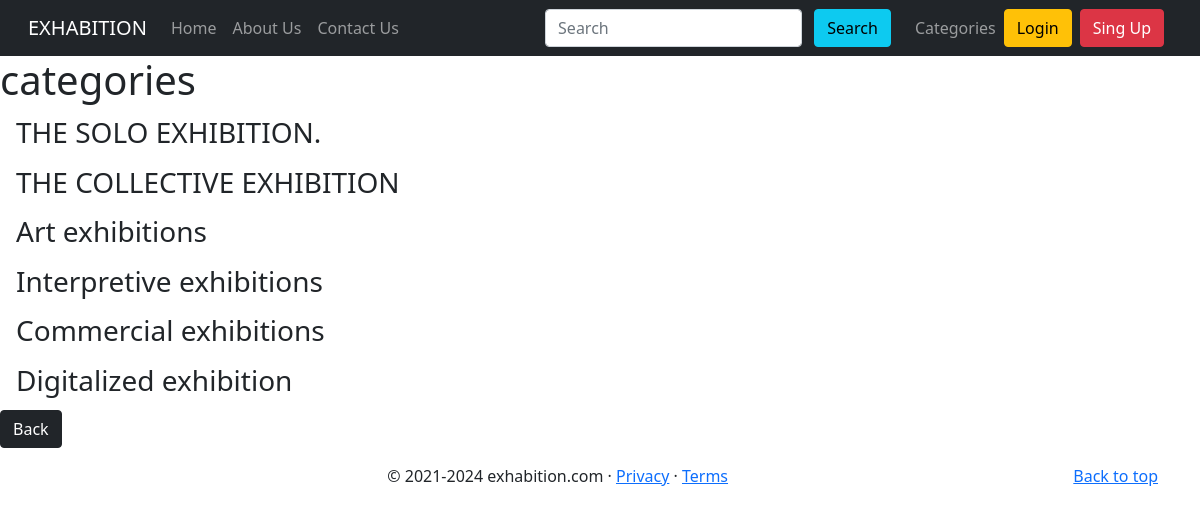
The app's page /categoroy_list with its own data.
### home/models.py (models this page shows, shortened)
class Category(models.Model):
    name=models.CharField(max_length=255)
    def __str__(self):
        return self.name

### home/productViews.py (the view)
# urls.py: path('categoroy_list',CategoryListView , name='category_list'),
def CategoryListView(request):
    cats_menu_list=Category.objects.all()
    return render(request, 'product/categories_list.html', {'cats_menu_list':cats_menu_list})

### templates/product/categories_list.html (shortened to what this page needs)
{% extends 'base.html' %}
{% block body %}
<h1>categories</h1>
{% for cats in cats_menu_list %}
    <h3><a class="dropdown-item" href="{% url 'category' cats|slugify %}">{{ cats }}</a></h3>
{% endfor %}
<a href="{% url 'homeView' %}" class="btn btn-dark">Back</a>
{% endblock body %}

### records on screen
Category: name "THE SOLO EXHIBITION."
Category: name "THE COLLECTIVE EXHIBITION"
Category: name "Art exhibitions"
Category: name "Interpretive exhibitions"
Category: name "Commercial exhibitions"
Category: name "Digitalized exhibition"
